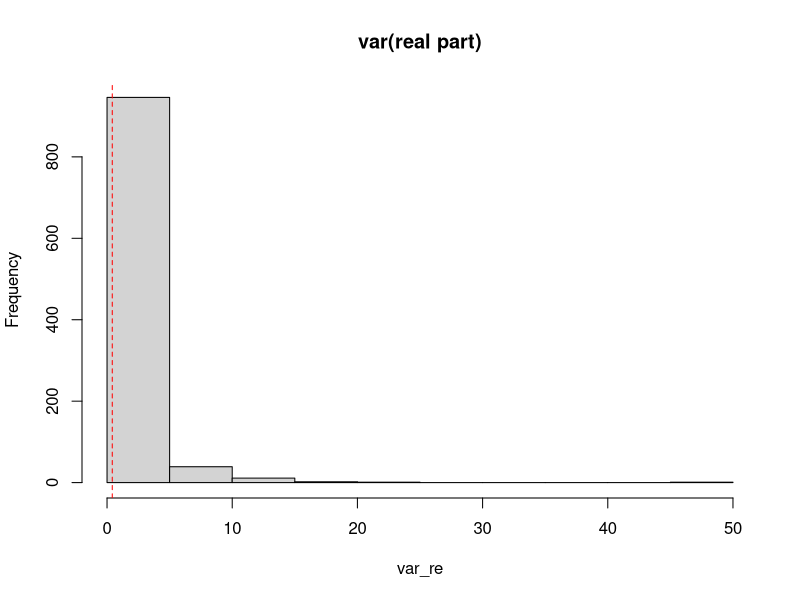
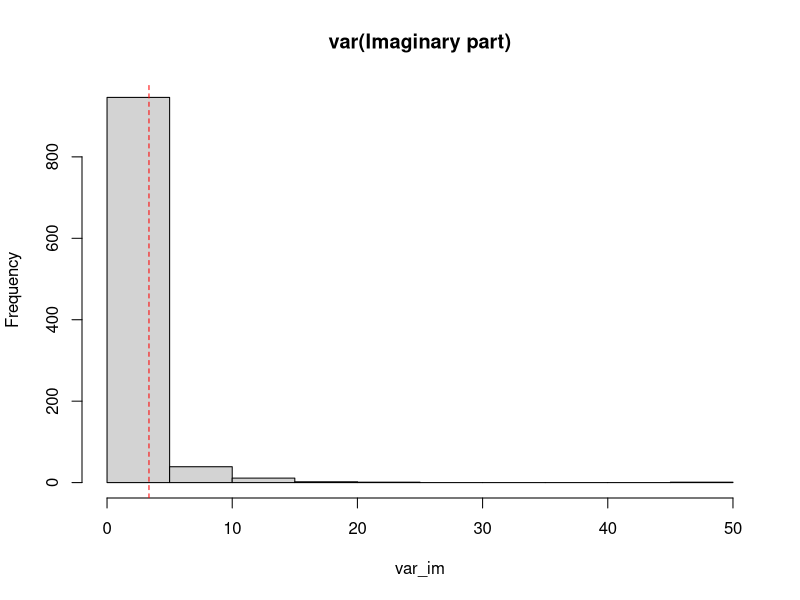

R code for these plots, in order:
# Initial Functions
library(MASS)
library(MASS)

########################################  Functions for the code ######################################
## Calculates c_hat(k1,k2) =  (1/(2M+1))* sum_s(J_(k1+s)J*_(k2+s))
c_hatM = function(J,k1,k2,M){
  s = seq(-M,M)
  n = length(J)
  ind10 = k1+s
  ind20 = k2+s 
  ind1 = ((ind10) %% n)+1
  ind2 = ((ind20) %% n)+1
  Jk = J[ind1]
  Jkl = Conj(J[ind2])
  ch = mean(Jk*Jkl)
  return(ch)
}


## Calculates Yhat(l1,l2) = J_(k+l1+s,n)J*_(k+l2+s,n) - c_hat(k,l1,l2)
Yhat = function(J,k,l1,l2,M){
  s = seq(-M,M)
  n = length(J)
  ind1 = k+l1+s
  ind2 = k+l2+s
  ind1 = ((ind1) %% n)+1
  ind2 = ((ind2) %% n)+1
  J1 = J[ind1]
  J2 = Conj(J[ind2])
  Y = J1*J2 - c_hatM(J,k+l1,k+l2,M)
  return(Y)
}

## Calsulates S_1M and S_2M
## Inputs:
##        J = fft
##        k = leading freq
##        l = Lag
##        L, M = Tuning parameters
##        nP = n/P 

S_var_c_estP = function(J,k,l,L,M,nP){
  Y01 = Yhat(J,k,0,l,M)
  Y23 = Y01
  s = seq(-M,M)
  
  ##Tmat[s1,s2] = Yhat_s1  x Yhat^*_s2
  Tmat = outer(Y01, Conj(Y23),"*")
  
  
  P = length(J)/nP
  
  
  RL0 = c(seq(-L,L)) 
  
  RL = RL0
  
  for(j in 1:P)
  {
    RL = c(RL,seq(j*nP-L,j*nP+L),seq(-j*nP-L,-j*nP+L))
  } #RL should pick jn_P +/- L
  
  O1 = outer(s,s,"-")
  O2 = outer(s,s,"+")+(2*k+l)
  
  I1 <- `dim<-`(O1 %in% RL0, dim(O1)) #I1[s1,s2]=TRUE is |s_1 - s_2| <= L 
  I2 <- `dim<-`(O2 %in% RL, dim(O2)) #I2[s1,s2]=TRUE if |s_1 + s+2 + 2k +l|_nP <=L
  
  
  That1 = sum(I1*Tmat)/((2*M+1)^2) #S_1,M
  
  That2 = sum(I2*Tmat)/((2*M+1)^2) #S_2,M
  
  return(c(That1,That2))
}

T_var_c_conj_estP = function(J,k,l,L,M,nP){
  Y01 = Yhat(J,k,0,l,M)
  Y23 = Yhat(J,k,l,0,M)
  s = seq(-M,M)
  Tmat = outer(Y01, Conj(Y23),"*")
  
  #That1 = 0
  #That2 = 0
  
  P = length(J)/nP
  
  
  RL0 = c(seq(-L,L))
  RL = RL0
  
  for(j in 1:P)
  {
    RL = c(RL,seq(j*nP-L,j*nP+L),seq(-j*nP-L,-j*nP+L))
  }
  
  
  O1_1 = outer(s,s,"-")+l
  O1_2 = outer(s,s,"-")-l
  O2_1 = outer(s,s,"+")+(2*k)
  O2_2 = outer(s,s,"+")+(2*k + 2*l)
  
  I1_1 = `dim<-`(O1_1 %in% RL, dim(O1_1))
  I1_2 = `dim<-`(O1_2 %in% RL, dim(O1_2))
  I2_1 = `dim<-`(O2_1 %in% RL, dim(O2_1))
  I2_2 = `dim<-`(O2_2 %in% RL, dim(O2_2))
  
  I1 = I1_1*I1_2
  I2 = I2_1*I2_2
  
  That1 = sum(I1*Tmat)/((2*M+1)^2) #T_1,M
  That2 = sum(I2*Tmat)/((2*M+1)^2) #T_2,M
  
  return(c(That1,That2))
}


### Functions to simulate time series (all taken from SSR's rmd file)

ar2complex = function(lambda,omega,n1){
  n = (n1+200)
  gen = rnorm(n)
  x = rep(0,n)
  for(j in c(3:n)){
    x[j] = (2*lambda*cos(omega)*x[j-1] - (lambda**2)*x[j-2] + gen[j])
  }
  x1 = x[-c(1:200)]  
  return(x1)
}

tvar1 = function(beta0,beta1,n1){
  gen  = rnorm(n1)    
  x = gen
  phi = 0.9-0.7/(1+exp(beta0*(x-beta1)))
  for(j in c(2:n1)){
    x[j] = (phi[j]*x[j-1] + gen[j])
  }
  return(x)
}

tvar2 = function(beta0,beta1,omega,n1){
  gen = rnorm(n1)
  x = c(1:n1)
  # Since |phi|<1 this ensures the transition matrix    
  # has largest eigenvalue less than one; hence it is stable.
  phi = 0.9-0.7/(1+exp(beta0*(x-beta1)))
  for(j in c(3:n1)){
    x[j] = (2*phi[j]*cos(omega)*x[j-1] - (phi[j]**2)*x[j-2] + gen[j])
  }
  return(x)
}

VARP = function(n1){
  n2 = n1+200
  B1<-matrix(c(0.9, 0.4, 0.6, 0, - 0.9, 0.2, 0,0,0.7), 3 , byrow = TRUE)
  # B1 is a VAR transition matrix, its eigenvalues should be less than one
  # to ensure it is causal.   
  mu1 = rep(0,3)
  Sigma1 = matrix(c(1,0,0,0,1,0,0,0,1),3,byrow = TRUE)
  gen = mvrnorm(n=n2,mu = mu1, Sigma  = Sigma1)
  x = gen
  for(j in c(2:n2)){
    x[j,] = B1%*%x[j-1,] + gen[j,]
  }
  x1 = x[-c(1:200),]  
  x2 = c(t(x1))
  return(x2)
}

tvVARP = function(beta0,beta1,n1){
  B1<-matrix(c(0.9, 0.4, 0.6, 0, -0.9, 0.2, 0,0,0.7), 3 , byrow = TRUE)
  mu1 = rep(0,3)
  Sigma1 = matrix(c(1,0,0,0,1,0,0,0,1),3,byrow = TRUE)
  gen = mvrnorm(n1,mu = mu1, Sigma  = Sigma1)
  x = gen
  t = c(1:n1)
  phi = 0.9-0.7/(1+exp(beta0*(t-beta1)))
  for(j in c(2:n1)){
    x[j,] = phi[j]*B1%*%x[j-1,] + gen[j,]
  }
  x1 = c(t(x))
  return(x1)
}



R=1000

k1 = 300
k2 = 500
n = 600
M = 30
L = 0

ch = rep(0,R)
S11=rep(0,R)
S21=rep(0,R)
T11=rep(0,R)
T21=rep(0,R)
var_re = rep(0,R)
var_im = rep(0,R)

set.seed(9)


for(r in 1:R)
{
  #xt = tvar2(beta0=0.07,beta1=300,omega=pi/3,n1=n)
  #xt = ar2complex(lambda=0.8,omega=pi/3,n1=n)
  xt = VARP(n/3)
  J = fft(xt)/sqrt(n)
  
  ch[r] = c_hatM(J,k1,k2,M)  
  
  v = S_var_c_estP(J,k1,k2-k1,L,M,n)
  vc = T_var_c_conj_estP(J,k1,k2-k1,L,M,n)
  
  S11[r] = v[1]
  S21[r] = v[2]
  T11[r] = vc[1]
  T21[r] = vc[2]
  
  var_re[r] = Re((v[1]+v[2]+vc[1]+vc[2])/2)
  var_im[r] = Re((v[1]+v[2]-vc[1]-vc[2])/2)
  
  #var_re = Re((v[1]+vc[1])/2)
  #var_im = Re((v[1]-vc[1])/2)
  
  
  
}


# M= 30, sd=0.0058
# M= 60, sd=0.0029

#L=0  sd = 0.001269747  
#bias = 0.006042356 - 0.004399761 = 0.0016
# MSE = 0.0018

#L = 1  sd = 0.00178791
#bias = 0.006284646 - 0.004935146 = 0.0013
#MSE = 0.0019

#L = 2   sd = 0.00228
# bias =  - 0.00009
# MSE = 0.00176

var(Re(ch))
mean((var_re))
mean(abs(var_re-var(Re(ch))))
sd(var_re)
hist(var_re, main="var(real part)")
abline(v=var(Re(ch)), col="red",lty=2)

var(Im(ch))
mean((var_im))
mean(abs(var_im-var(Im(ch))))
hist(var_im, main="var(Imaginary part)")
abline(v=var(Im(ch)), col="red",lty=2)

z_r = Re(ch)/sqrt(var_re)
sum(abs(z_r)>1.96)

